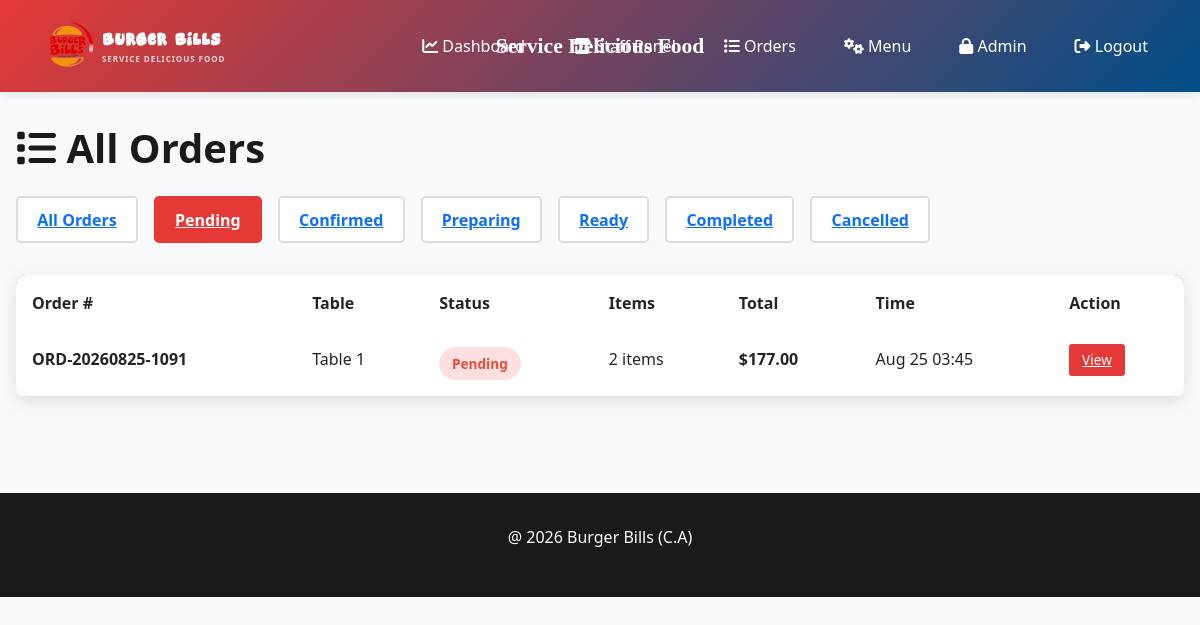
The app's page /orders/?status=pending (signed in), older data.
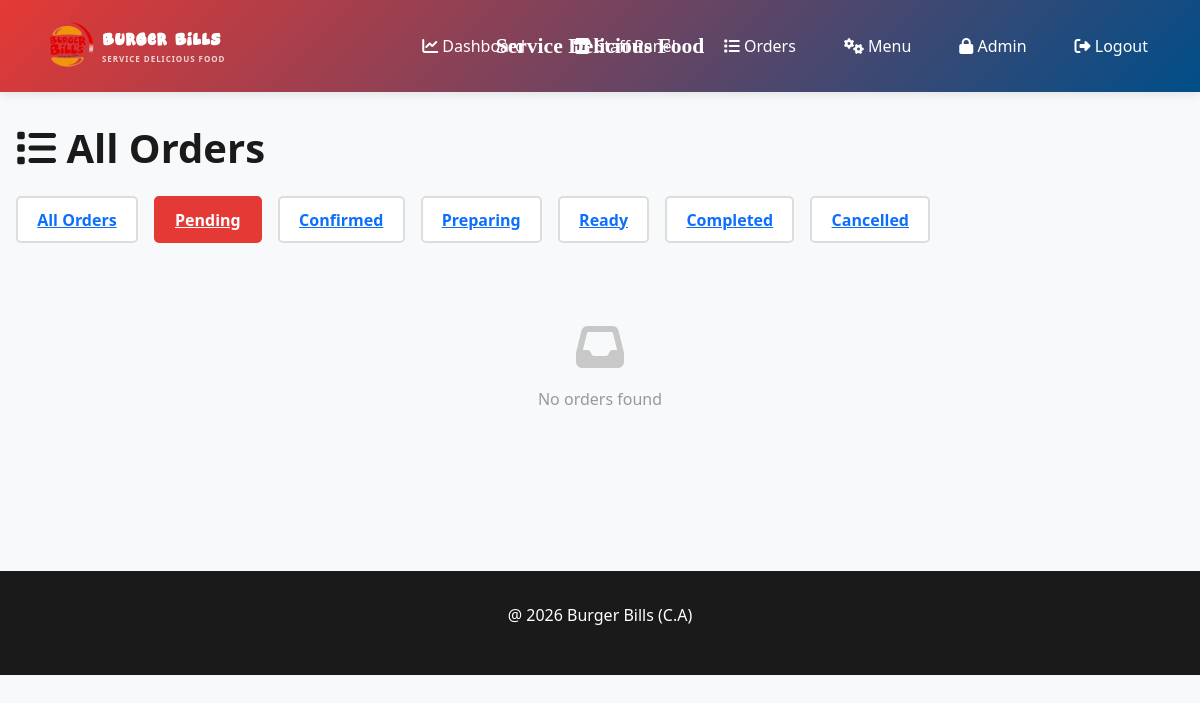
The same page, newer data.
### menu/models.py (models this page shows, shortened)
class Order(models.Model):
    ORDER_STATUS_CHOICES = [
        ('pending', 'Pending'),
        ('confirmed', 'Confirmed'),
        ('preparing', 'Preparing'),
        ('ready', 'Ready'),
        ('completed', 'Completed'),
        ('cancelled', 'Cancelled'),
    ]
    ORDER_TYPE_CHOICES = [
        ('dine_in', 'Dine In'),
        ('pickup', 'Pickup'),
    ]
    table = models.ForeignKey(Table, on_delete=models.CASCADE, related_name='orders', null=True, blank=True)
    order_number = models.CharField(max_length=20, unique=True)
    status = models.CharField(max_length=20, choices=ORDER_STATUS_CHOICES, default='pending')
    order_type = models.CharField(max_length=20, choices=ORDER_TYPE_CHOICES, default='dine_in')
    customer_name = models.CharField(max_length=200, blank=True)
    customer_phone = models.CharField(max_length=20, blank=True)
    customer_email = models.EmailField(blank=True)
    total_amount = models.DecimalField(max_digits=10, decimal_places=2, default=0)
    special_instructions = models.TextField(blank=True)
    estimated_time = models.IntegerField(default=20, help_text="Estimated time in minutes")
    is_called = models.BooleanField(default=False, help_text="Customer has been called to pick up")
    called_at = models.DateTimeField(blank=True, null=True)
    cart_expires_at = models.DateTimeField(blank=True, null=True, help_text="Cart auto-expires after 5 minutes of inactivity")
    created_at = models.DateTimeField(auto_now_add=True)
    updated_at = models.DateTimeField(auto_now=True)
    completed_at = models.DateTimeField(blank=True, null=True)
    class Meta:
        ordering = ['-created_at']

class Table(models.Model):
    number = models.IntegerField(unique=True)
    capacity = models.IntegerField(default=4)
    qr_code = models.ImageField(upload_to='qr_codes/', blank=True, null=True)
    qr_access_token = models.UUIDField(default=uuid.uuid4, editable=False)
    qr_code_generated_at = models.DateTimeField(default=timezone.now, help_text="Timestamp when QR code was last generated")
    is_active = models.BooleanField(default=True)
    created_at = models.DateTimeField(auto_now_add=True)
    menu_access_timeout_minutes = models.IntegerField(
        default=60,
        help_text="Customer menu access expires after this many minutes of inactivity"
    )
    class Meta:
        ordering = ['number']

### menu/views.py (the view)
# urls.py: path('orders/', views.all_orders, name='all_orders'),
@login_required
def all_orders(request):
    if not request.user.is_staff:
        return redirect('index')
    status_filter = request.GET.get('status', '')
    if status_filter:
        orders = Order.objects.filter(status=status_filter).order_by('-created_at')
    else:
        orders = Order.objects.all().order_by('-created_at')
    context = {
        'orders': orders,
        'status_choices': Order.ORDER_STATUS_CHOICES,
        'selected_status': status_filter,
    }
    return render(request, 'menu/all_orders.html', context)

### templates/menu/all_orders.html (shortened to what this page needs)
{% extends 'menu/base.html' %}
{% block content %}
<h1><i class="fas fa-list"></i> All Orders</h1>
<div class="filter-section">
    <a href="{% url 'all_orders' %}" class="filter-btn {% if not selected_status %}active{% endif %}">
        All Orders
    </a>
    {% for status, label in status_choices %}
        <a href="?status={{ status }}" class="filter-btn {% if selected_status == status %}active{% endif %}">
            {{ label }}
        </a>
    {% endfor %}
</div>
{% if orders %}
    <div class="orders-table">
        <table class="table">
            <thead>
                <tr>
                    <th>Order #</th>
                    <th>Table</th>
                    <th>Status</th>
                    <th>Items</th>
                    <th>Total</th>
                    <th>Time</th>
                    <th>Action</th>
                </tr>
            </thead>
            <tbody>
                {% for order in orders %}
                    <tr>
                        <td class="order-number">{{ order.order_number }}</td>
                        <td>Table {{ order.table.number }}</td>
                        <td>
                            <span class="status-badge status-{{ order.status }}">
                                {% if order.status == 'pending' %}Pending
                                {% elif order.status == 'confirmed' %}Confirmed
                                {% elif order.status == 'preparing' %}Preparing
                                {% elif order.status == 'ready' %}Ready
                                {% elif order.status == 'completed' %}Completed
                                {% else %}{{ order.status|title }}{% endif %}
                            </span>
                        </td>
                        <td>{{ order.items.count }} items</td>
                        <td class="price">${{ order.total_amount }}</td>
                        <td>{{ order.created_at|date:"M d H:i" }}</td>
                        <td>
                            <a class="btn-sm btn-edit" href="{% url 'staff_order_receipt' order.id %}">
                                View
                            </a>
                        </td>
                    </tr>
                {% endfor %}
            </tbody>
        </table>
    </div>
{% else %}
    <div class="empty-state">
        <i class="fas fa-inbox"></i>
        <p>No orders found</p>
    </div>
{% endif %}
{% endblock %}

Row changes from the older to the newer data that the page shows:
removed Order: order_number "ORD-20260825-1091", table.number "1", status "Pending", items.count "2", total_amount "177.00", created_at "Aug 25 03:45"
Text that changed along with them:
text no longer shown: "Order # Table Status Items Total Time Action"
text now shown: "No orders found"
